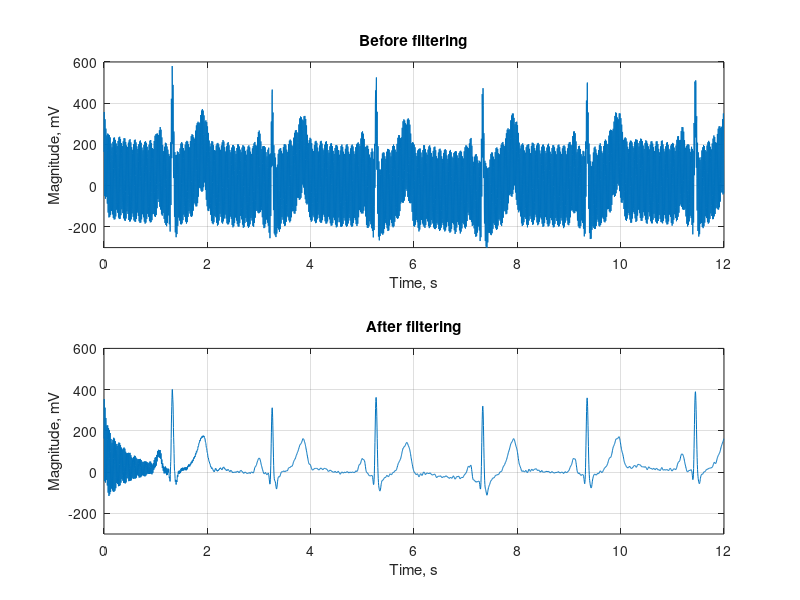
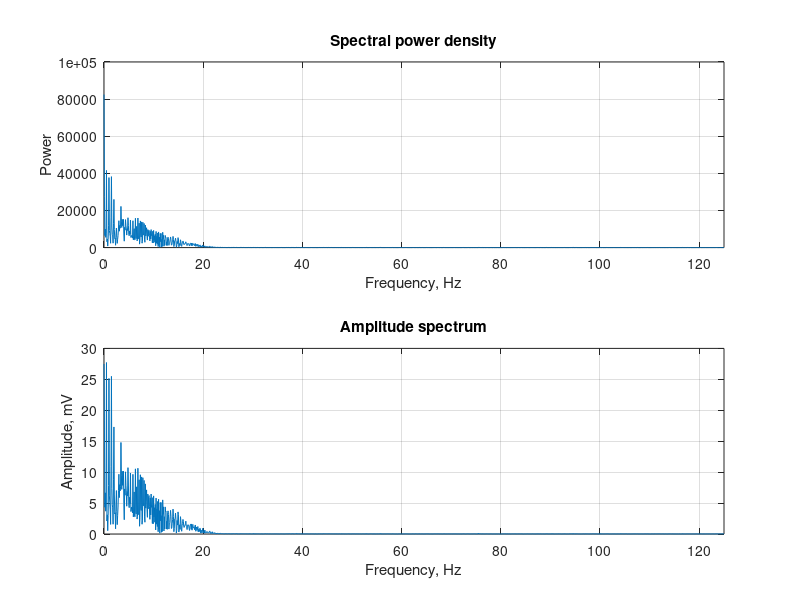
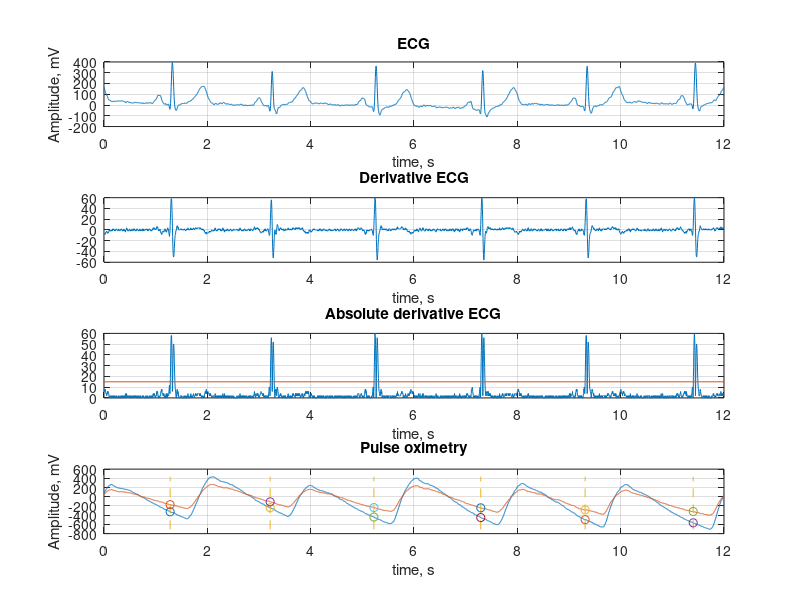
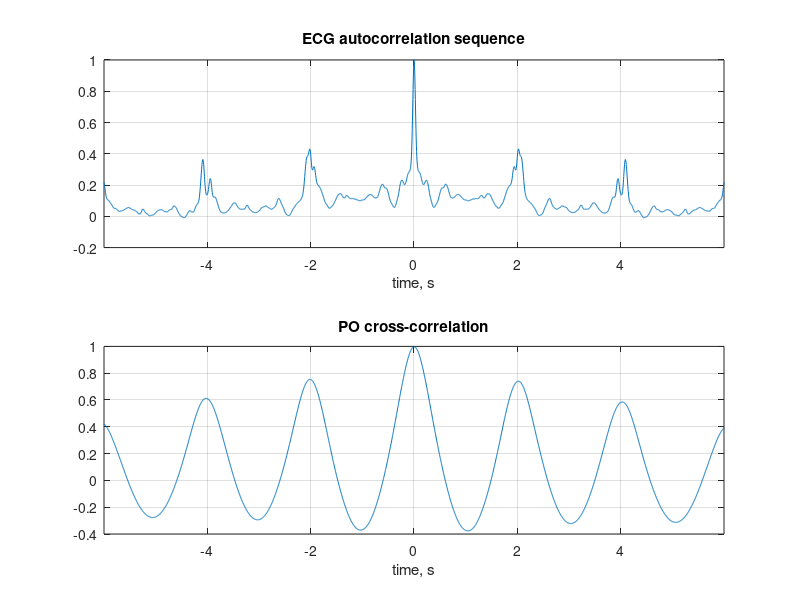

Here is the MATLAB script that generated these plots, in order:
clc
close all
clear all

%% Loading ECG and pulse oximetry (PO) signals

signals = load('samples/ECGNormal+PO.txt');
ecg = signals(:,1); % ECG sample
po1 = signals(:,2); % PO sample for wavelength 600..700 nm
po2 = signals(:,3); % PO sample for wavelength 810..960 nm
n = length(ecg);
fs = 250;  % Sampling frequency equals 250 Hz
T = 1/fs;
tMax = (n-1)/fs;
t = 0:T:tMax; % Array of timeline

clear signals

%% Filter ECG

fNet = 60; % Network tip-off rate = 60 Hz
ecgToFilter = ecg + 200*sin(2*pi*fNet*t)'; % Adding network noise

load('filters/pitch60.mat'); % Loading pitch filter coeffs (60 Hz)
ecgFiltered = filter(Num,Den,ecgToFilter); % Filter ecg

figure(1) % Building plot

subplot(2,1,1)
plot(t,ecgToFilter)
title("Before filtering")
xlabel("Time, s")
ylabel("Magnitude, mV")
grid on
ylim([-300 600])

subplot(2,1,2)
plot(t,ecgFiltered)
title("After filtering")
xlabel("Time, s")
ylabel("Magnitude, mV")
grid on
ylim([-300 600])

clear Num Den fNet ecgFiltered ecgToFilter;

%% Spectrum analysis

df = fs/n;
f = 0:df:fs-df; % Array of spectrum frequencies
ecgSpectrumPower = abs(fft(ecg)); % Spectral power density
ecgSpectrumPower = ecgSpectrumPower(1:n/2+1);
ecgSpectrum = ecgSpectrumPower / n; % Amplitude spectrum
ecgSpectrum(2:end) = 2*ecgSpectrum(2:end);

figure(2) % Building spectrum plot

subplot(2,1,1)
plot(f(1:n/2+1),ecgSpectrumPower)
title("Spectral power density")
xlabel("Frequency, Hz")
ylabel("Power")
grid on
xlim([0 fs/2])

subplot(2,1,2)
plot(f(1:n/2+1),ecgSpectrum)
title("Amplitude spectrum")
xlabel("Frequency, Hz")
ylabel("Amplitude, mV")
grid on
xlim([0 fs/2])

clear ecgSpectrum ecgSpectrumPower f df;

%% Calculation of arterial blood oxygen saturation

ecgDiff = diff(ecg); % Derivative of the ECG signal
absEcgDiff = abs(ecgDiff); % Absolute derivative of the ECG signal

threshold = max(absEcgDiff) / 4; % Threshold for QRS detect algorithm
refT = round(0.25 / T); % Refractory period for QRS detect algorithm

% QRS detect algorithm
j = 0;
k = 0;
for i = 1:n-1
    j = j+1;
    if (absEcgDiff(i) > threshold)&&(j > refT)
            k = k+1;
            QRS(k) = i;
            j = 0;
    end
end

% Calculating average values of the range of oscillation of PO signals
d1 = 0;
d2 = 0;
for i = 1:(k-1)
    m1 = po1(QRS(i):QRS(i+1));
    d1 = d1 + (max(m1)-min(m1));
    m2 = po2(QRS(i):QRS(i+1));
    d2 = d2 + (max(m2)-min(m2));
end
d1 = d1 / (k - 1);
d2 = d2 / (k - 1);

alpha = d2 / d1;
satO2 = (0.872 - 0.16 * alpha) * 100 / (0.14 * alpha + 0.754); % Saturation

figure(3) % Building plot

subplot(4,1,1)
plot(t, ecg)
title("ECG")
xlabel("time, s")
ylabel("Amplitude, mV")
grid on

subplot(4,1,2)
plot(t(2:end), ecgDiff)
title("Derivative ECG")
xlabel("time, s")
grid on

subplot(4,1,3)
plot(t(2:end), absEcgDiff)
hold on
plot([0 tMax], [threshold threshold])
title("Absolute derivative ECG")
xlabel("time, s")
grid on
subplot(4,1,4)
plot(t, po1)
hold on
plot(t, po2)
for i=1:k
    line([t(QRS(i)) t(QRS(i))], [min([po1; po2]) max([po1; po2])],'LineStyle','--')
    scatter(t(QRS(i)),po1(QRS(i)),'blue')
    scatter(t(QRS(i)),po2(QRS(i)),'red')
end
title("Pulse oximetry")
xlabel("time, s")
ylabel("Amplitude, mV")
grid on

disp(['Saturation: ', num2str(satO2)]); % Display saturation value in CW

clear absEcgDiff alpha d1 d2 ecgDiff i j k m1 m2 QRS refT satO2 threshold;

%% Сorrelation analysis

ecgCorr = xcorr(ecg, 'coeff', n/2); % EСG autocorrelation sequence 
poCorr = xcorr(po1, po2, 'coeff', n/2); % PO cross-correlation
tCorr =-tMax/2:T:tMax/2+T; 

figure(4) % Building plot

subplot(2,1,1)
plot(tCorr, ecgCorr)
title("EСG autocorrelation sequence")
xlabel("time, s")
xlim([-tMax/2 tMax/2])
grid on

subplot(2,1,2)
plot(tCorr, poCorr)
title("PO cross-correlation")
xlabel("time, s")
xlim([-tMax/2 tMax/2])
grid on

clear ecgCorr poCorr tCorr;
clear ecg n po1 po2 t tMax;

%% Classification of ECG with сorrelation analysis

ecg = load('samples/ECGPathology.txt');
markers = load('samples/ECGPathologyMarking.txt'); % Index and marker
n = length(ecg);
tMax = (n-1)/fs;
t = 0:T:tMax; % Array of timeline
nQRS = length(markers);

% Loading QRS segments for 2 norms and pathologies for visualisation
n0=1;
p0=2;
n1=3;
p1=8;
l=51;
SMax=(l-1)/2;
tc=-T*SMax:T:T*SMax;

ind0=markers(n0,1);
QRS_n0=detrend(ecg(ind0-SMax:ind0+SMax));

ind1=markers(n1,1);
QRS_n1=detrend(ecg(ind1-SMax:ind1+SMax));

ipd0=markers(p0,1);
QRS_p0=detrend(ecg(ipd0-SMax:ipd0+SMax));

ipd1=markers(p1,1);
QRS_p1=detrend(ecg(ipd1-SMax:ipd1+SMax));

% Calculating correlation values
for i=1:nQRS
    QRS=ecg(markers(i,1)-SMax:markers(i,1)+SMax);
    QRS=detrend(QRS);
    cn=xcorr(QRS_n0,QRS,5,'coeff');
    cp=xcorr(QRS_p0,QRS,5,'coeff');
    cnMax(i)=max(cn);
    cpMax(i)=max(cp);
end

% QRS classification using correlation values 
corrLimit = 0.95; % Correlation limit for algorithm accuracy
for i=1:nQRS
    if (cnMax(i)>=corrLimit)&&(cpMax(i)<corrLimit)
        classes(i)=1; % Classes created by algorithm
    elseif (cpMax(i)>=corrLimit)&&(cnMax(i)<corrLimit)
        classes(i)=2;
    else
        classes(i)=0;
    end
end

figure(5) % Building plot

subplot(4,3,1:3)
plot(t, ecg)
title("ECG")
xlabel("Time, s")
ylabel("Magnitude, V")
grid on

subplot(4,3,4:6)
for i=1:nQRS
    x=markers(i,1)*T;
    if (markers(i,2) == 1) 
        marker = 'N';
    else
        marker = 'P';
    end
    if (classes(i) == 1) 
        class = 'N';
    else
        class = 'P';
    end
    text(x,0.7,marker,'Color','b');
    text(x,0.3,class,'Color','r');
end
title("QRS markers")
xlabel("Time, s")
xlim([0 tMax])
ylim([0 1])
grid on

subplot(4,3,7)
plot(tc,QRS_n0);
title("Norm")
xlabel("Time, s")
ylabel("Magnitude, V")
ylim([-0.5 1])
grid on

subplot(4,3,8)
plot(tc,QRS_n0,'blue')
hold on
plot(tc,QRS_n1,'red')
plot(tc,xcorr(QRS_n0,QRS_n1,SMax,'coeff'),':black', 'LineWidth', 2)
legend('Norm', 'Norm', 'Correlation')
ylim([-1 1])
grid on
title('N-N')

subplot(4,3,9)
plot(tc,QRS_n0,'blue')
hold on
plot(tc,QRS_p1,'red')
plot(tc,xcorr(QRS_n0,QRS_p1,SMax,'coeff'),':black', 'LineWidth', 2)
legend('Norm', 'Pathology', 'Correlation')
ylim([-1 1])
grid on
title('N-P')

subplot(4,3,10)
plot(tc,QRS_p0);
title("Pathology")
xlabel("Time, s")
ylabel("Magnitude, V")
ylim([-0.5 1])
grid on

subplot(4,3,11)
plot(tc,QRS_p0,'blue')
hold on
plot(tc,QRS_n1,'red')
plot(tc,xcorr(QRS_p0,QRS_n1,SMax,'coeff'),':black', 'LineWidth', 2)
legend('Pathology', 'Norm', 'Correlation')
ylim([-1 1])
grid on
title('P-N')

subplot(4,3,12)
plot(tc,QRS_p0,'blue')
hold on
plot(tc,QRS_p1,'red')
plot(tc,xcorr(QRS_p0,QRS_p1,SMax,'coeff'),':black', 'LineWidth', 2)
legend('Pathology', 'Pathology', 'Correlation')
ylim([-1 1])
grid on
title('P-P')

clear class classes cn cnMax corrLimit cp cpMax i ind0 ind1 ipd0 ipd0 ipd1
clear l marker markers n0 n1 nQRS p0 p1 QRS QRS_n0 QRS_n1 QRS_p0 QRS_p1
clear SMax tc x